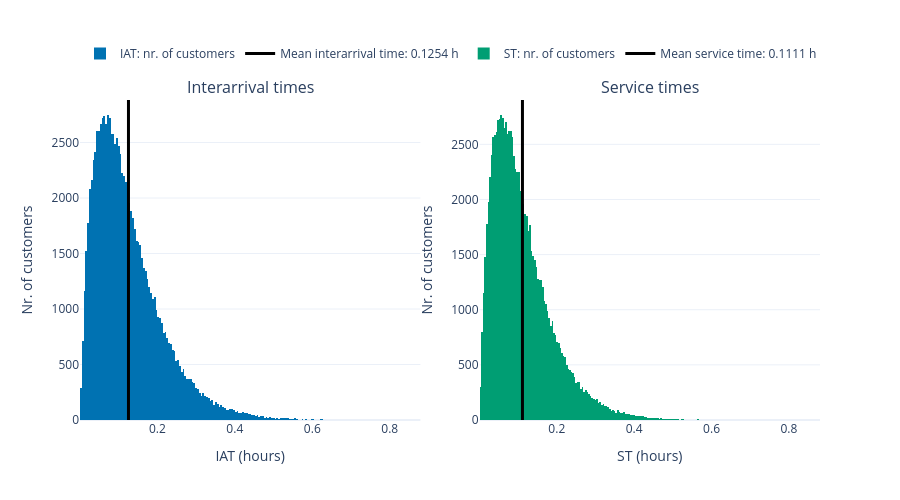

Write notebook code for a chart like this one.
### Code cell
sim.plot_IAT_ST()

### Figure 1 — Plotly figure (JSON) as saved in the notebook; plotly's stock layout.template omitted (floating-point values rounded to 4 significant figures; data arrays with more than 128 entries replaced by an {"elided": "..."} marker saying what was removed)
{"data": [{"customdata": {"elided": "189x2 float values"}, "hovertemplate": "%{customdata[0]:.4f} - %{customdata[1]:.4f} h<br>Nr. of customers: %{y}<extra></extra>", "marker": {"color": "#0072B2", "line": {"width": 0}}, "name": "IAT: nr. of customers", "type": "bar", "width": {"elided": "189 float values"}, "x": {"elided": "189 float values"}, "xaxis": "x", "y": {"elided": "189 int values"}, "yaxis": "y"}, {"hovertemplate": "Mean interarrival time: 0.1254 h<extra></extra>", "line": {"color": "black", "width": 3}, "mode": "lines", "name": "Mean interarrival time: 0.1254 h", "type": "scatter", "x": [0.1254, 0.1254], "xaxis": "x", "y": [0, 2883.0], "yaxis": "y"}, {"customdata": {"elided": "213x2 float values"}, "hovertemplate": "%{customdata[0]:.4f} - %{customdata[1]:.4f} h<br>Nr. of customers: %{y}<extra></extra>", "marker": {"color": "#009E73", "line": {"width": 0}}, "name": "ST: nr. of customers", "type": "bar", "width": {"elided": "213 float values"}, "x": {"elided": "213 float values"}, "xaxis": "x2", "y": {"elided": "213 int values"}, "yaxis": "y2"}, {"hovertemplate": "Mean service time: 0.1111 h<extra></extra>", "line": {"color": "black", "width": 3}, "mode": "lines", "name": "Mean service time: 0.1111 h", "type": "scatter", "x": [0.1111, 0.1111], "xaxis": "x2", "y": [0, 2902.0], "yaxis": "y2"}], "layout": {"annotations": [{"font": {"size": 16}, "showarrow": false, "text": "Interarrival times", "x": 0.23, "xanchor": "center", "xref": "paper", "y": 1, "yanchor": "bottom", "yref": "paper"}, {"font": {"size": 16}, "showarrow": false, "text": "Service times", "x": 0.77, "xanchor": "center", "xref": "paper", "y": 1, "yanchor": "bottom", "yref": "paper"}], "bargap": 0, "height": 500, "legend": {"orientation": "h", "x": 0, "xanchor": "left", "y": 1.1, "yanchor": "bottom"}, "xaxis": {"anchor": "y", "domain": [0, 0.46], "title": {"text": "IAT (hours)"}}, "xaxis2": {"anchor": "y2", "domain": [0.54, 1], "title": {"text": "ST (hours)"}}, "yaxis": {"anchor": "x", "domain": [0, 1], "range": [0, 2883.0], "title": {"text": "Nr. of customers"}}, "yaxis2": {"anchor": "x2", "domain": [0, 1], "range": [0, 2902.0], "title": {"text": "Nr. of customers"}}}}
